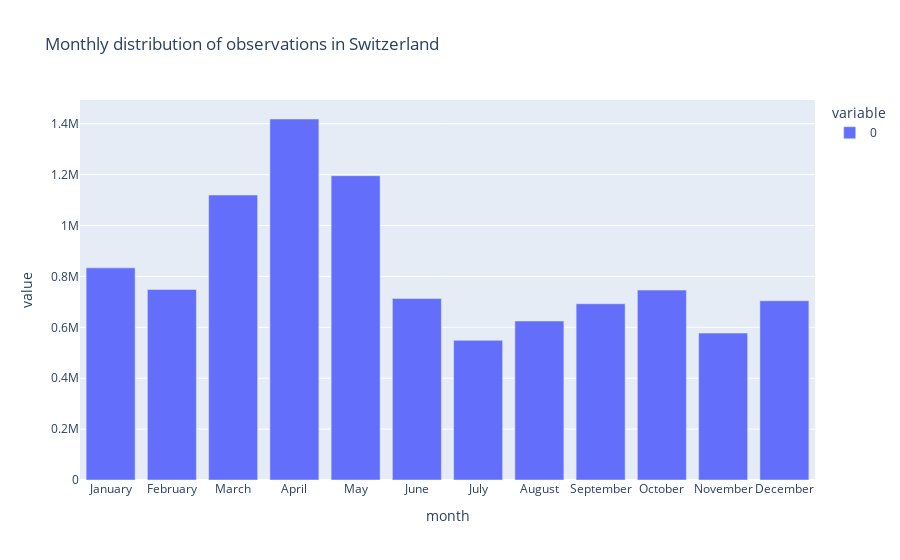

Here is the notebook cell this chart was saved with:
### Code cell
ch_data['month'] = pd.to_datetime(ch_data['DATE']).dt.month_name()
months = ch_data.groupby('month').size()
fig = px.bar(months, title='Monthly distribution of observations in Switzerland', category_orders={'month':['January', 'February', 'March',
                                        'April', 'May', 'June', 'July', 
                                        'August', 'September', 'October', 'November', 'December']})
fig.show()

### Figure 1 — Plotly figure (JSON) as saved in the notebook; plotly's stock layout.template omitted (floating-point values rounded to 4 significant figures)
{"data": [{"alignmentgroup": "True", "hovertemplate": "variable=0<br>month=%{x}<br>value=%{y}<extra></extra>", "legendgroup": "0", "marker": {"color": "#636efa", "pattern": {"shape": ""}}, "name": "0", "offsetgroup": "0", "orientation": "v", "showlegend": true, "textposition": "auto", "type": "bar", "x": ["April", "August", "December", "February", "January", "July", "June", "March", "May", "November", "October", "September"], "xaxis": "x", "y": [1418460, 624634, 704376, 748596, 833596, 548660, 713097, 1119839, 1195661, 577212, 746221, 692523], "yaxis": "y"}], "layout": {"barmode": "relative", "legend": {"title": {"text": "variable"}, "tracegroupgap": 0}, "title": {"text": "Monthly distribution of observations in Switzerland"}, "xaxis": {"anchor": "y", "categoryarray": ["January", "February", "March", "April", "May", "June", "July", "August", "September", "October", "November", "December"], "categoryorder": "array", "domain": [0, 1], "title": {"text": "month"}}, "yaxis": {"anchor": "x", "domain": [0, 1], "title": {"text": "value"}}}}
